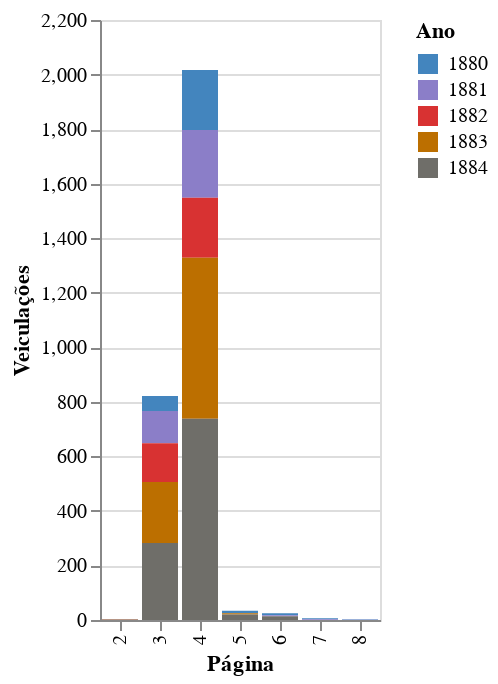

Source (notebook cell):
### Code cell
(alt.Chart(ad_edition_page).mark_bar()
.transform_aggregate(
    count='count()',
    groupby=['Ano', 'Página']
).encode(
    x='Página:N',
    y=alt.Y('sum(count):Q', title="Veiculações"),
    color=alt.Color('Ano:N').scale(range=color_scale[1::1])
))

### Figure 1 — Vega-Lite specification as saved in the notebook (floating-point values rounded to 4 significant figures; data arrays with more than 128 entries replaced by an {"elided": "..."} marker saying what was removed)
{"config": {"view": {"continuousWidth": 300, "continuousHeight": 300}}, "data": {"name": "data-a3ccb5315eb817146194b1a0857dbb46"}, "mark": {"type": "bar"}, "encoding": {"color": {"field": "Ano", "scale": {"range": ["#4385BE", "#8B7EC8", "#D83232", "#BC6F00", "#6F6E69"]}, "type": "nominal"}, "x": {"field": "Página", "type": "nominal"}, "y": {"aggregate": "sum", "field": "count", "title": "Veiculações", "type": "quantitative"}}, "transform": [{"aggregate": [{"op": "count", "as": "count"}], "groupby": ["Ano", "Página"]}], "$schema": "https://vega.github.io/schema/vega-lite/v5.20.1.json", "datasets": {"data-a3ccb5315eb817146194b1a0857dbb46": {"elided": "2910 records"}}}
